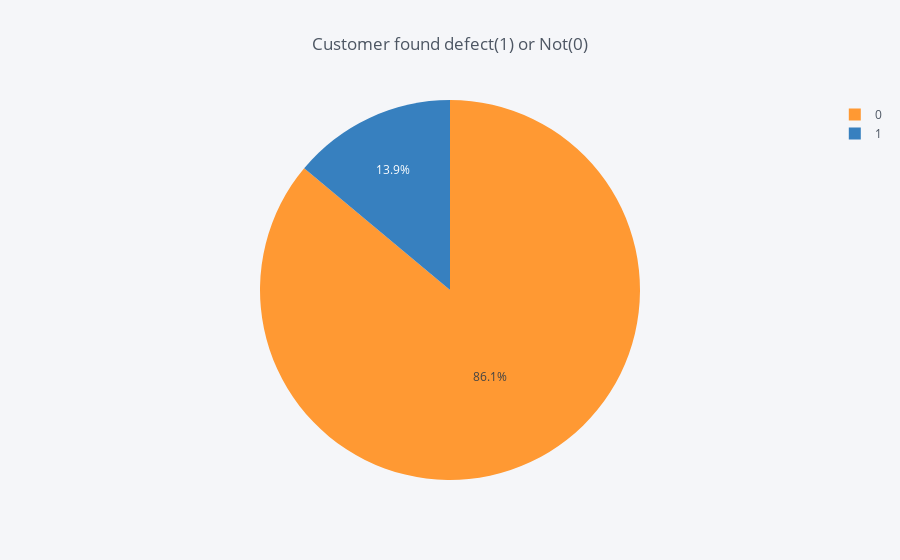

Write notebook code for a chart like this one.
### Markdown cell above
## Customer found defects

### Code cell
temp = bug_data['CFD_INDIC'].value_counts()
df = pd.DataFrame({'labels': temp.index,
                   'values': temp.values
                  })
df.iplot(kind='pie',labels='labels',values='values',title='Customer found defect(1) or Not(0)')

### Figure 1 — Plotly figure (JSON) as saved in the notebook; plotly's stock layout.template omitted (floating-point values rounded to 4 significant figures)
{"data": [{"labels": [0, 1], "marker": {"colors": ["rgba(255, 153, 51, 1.0)", "rgba(55, 128, 191, 1.0)"]}, "name": "", "type": "pie", "values": [165322, 26746]}], "layout": {"legend": {"bgcolor": "#F5F6F9", "font": {"color": "#4D5663"}}, "paper_bgcolor": "#F5F6F9", "plot_bgcolor": "#F5F6F9", "title": "Customer found defect(1) or Not(0)", "titlefont": {"color": "#4D5663"}}}
